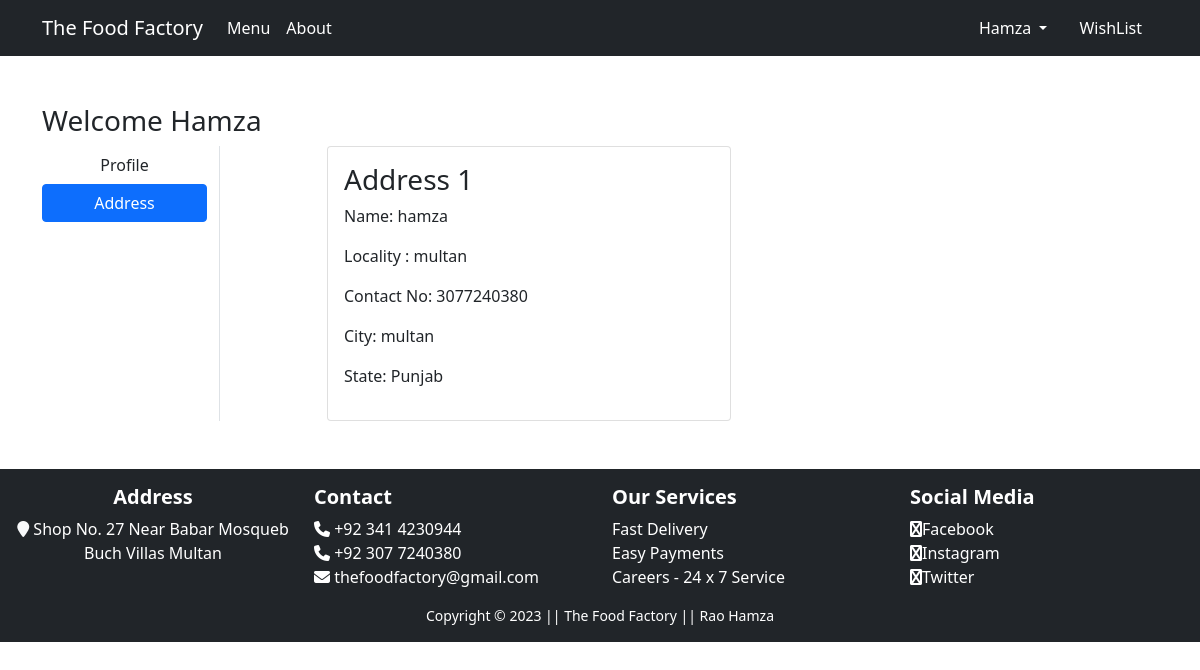
The page /address/ (signed in) on the database its author committed.
### app/models.py (models this page shows, shortened)
class Customer(models.Model):
    user = models.ForeignKey(User, on_delete=models.CASCADE)
    name = models.CharField(max_length=250)
    locality = models.CharField(max_length=50)
    city = models.CharField(max_length=50)
    contact_no = models.IntegerField()
    state = models.CharField(choices=STATE_CHOICES, max_length=20)

### app/views.py (the view)
# urls.py: path('address/', views.address, name='address'),
@login_required
def address(request):
 User = request.user
 add = Customer.objects.filter(user=User)
 return render(request, 'app/address.html', {'active': 'btn-primary', 'add':add})

### app/templates/app/address.html (shortened to what this page needs)
{% extends 'app/base.html' %}
{% load static %}
{% block main-content %}
<div class="container my-5">
 <div class="row">
 <h3>Welcome <span class='text-capitalize'>{{ request.user }}</span></h3>
  <div class="col-sm-2 border-end">
   <ul class="list-unstyled">
    <li class="d-grid"><a href="{% url 'profile' %}" class="btn ">Profile</a></li>
    <li class="d-grid"><a href="{% url 'address' %}" class="btn {{active}}">Address</a></li>
   </ul>
  </div>
  <div class="col-sm-9 offset-sm-1">
    {% for ad in add %}
   <div class="row">
    <div class="col-sm-6">
     <div class="card">
      <div class="card-body">
       <h3>Address 1</h3>
       <p>Name: {{ ad.name }}</p>
       <p>Locality : {{ ad.locality }}</p>
       <p>Contact No: {{ ad.contact_no }}</p>
       <p>City: {{ ad.city }}</p>
       <p>State: {{ ad.state}}</p>
      </div>
     </div>
    </div>
    {% endfor %}
   </div>
  </div>
 </div>
</div>
{% endblock main-content %}

### app/templates/app/base.html (shortened to what this page needs)
<!doctype html>
{% load static %}
<html lang="en">
<head>
  <link href="https://cdn.jsdelivr.net/npm/bootstrap@5.0.0-beta1/dist/css/bootstrap.min.css" rel="stylesheet"
>
  <link rel="stylesheet" href="https://cdnjs.cloudflare.com/ajax/libs/ionicons/2.0.1/css/ionicons.min.css">
  <link rel="stylesheet" href="https://cdnjs.cloudflare.com/ajax/libs/font-awesome/6.1.1/css/all.min.css"
 />
  <link rel="stylesheet" href="{% static 'app/css/all.min.css' %}">
  <link rel="stylesheet" href="{% static 'app/css/style.css' %}">
</head>
<body>
  <nav class="navbar navbar-expand-lg navbar-dark bg-dark">
    <div class="container">
      <a class="navbar-brand" href="/">
        The Food Factory
      </a>
      <div class="collapse navbar-collapse" id="navbarSupportedContent">
        <ul class="navbar-nav me-auto mb-2 mb-lg-0">
          <li><a class="nav-link text-white" href="{% url 'products' %}">Menu</a></li>
          <li><a class="nav-link text-white" href="{% url 'about' %}">About</a></li>
        </ul>
        <div>
          <ul class="navbar-nav me-auto mb-2 mb-lg-0">
            {% if request.user.is_authenticated %}
            <li class="nav-item dropdown mx-2">
              <a class="nav-link dropdown-toggle text-white" href="#" id="profileDropdown" role="button"
                data-bs-toggle="dropdown" aria-expanded="false">
                {{ request.user |capfirst }}
              </a>
            </li>
            <li class="nav-item mx-2">
              <a href="{% url 'showcart' %}" class="nav-link text-white"> WishList
              </a>
            </li>
            {% endif %}
          </ul>
        </div>
      </div>
    </div>
  </nav>
  {% block main-content %} {% endblock main-content %}
  <footer>
    <div class="row justify-content-center text-white bg-dark p-3 mb-0  row-2 ">
      <div class="col-12">
        <div class="row row-2">
          <div class="col-sm-3 text-md-center">
            <h5><span></span><b> Address</b></h5>
            <span><i class="fa fa-map-marker text-light" aria-hidden="true"></i></span> Shop No. 27 Near Babar Mosqueb
            Buch Villas Multan
          </div>
          <div class="col-sm-3 my-sm-0 mt-5">
            <ul class="list-unstyled">
              <h5><span></span><b>Contact</b></h5>
              <li class="mt-0"><i class="fa fa-phone"></i> +92 341 4230944</li>
              <li><i class="fa fa-phone"></i> +92 307 7240380</li>
              <li><i class="fa fa-envelope"></i> thefoodfactory@gmail.com</li>
            </ul>
          </div>
          <div class="col-sm-3 my-sm-0 mt-5">
            <ul class="list-unstyled">
              <h5><span></span><b>Our Services</b></h5>
              <li class="mt-0">Fast Delivery</li>
              <li>Easy Payments</li>
              <li>Careers - <span class="Careers">24 x 7 Service</span></li>
            </ul>
          </div>
          <div class="col-sm-3 my-sm-0 mt-5">
            <ul class="list-unstyled">
              <h5><span></span><b>Social Media</b></h5>
              <li><i class="fa fa-facebook"></i>Facebook</li>
              <li><i class="fa fa-instagram"></i>Instagram</li>
              <li><i class="fa fa-twitter"></i>Twitter</li>
            </ul>
          </div>
          <small class="text-white text-center">Copyright &copy; 2023 || The Food Factory || Rao Hamza </small>
        </div>
      </div>
    </div>
  </footer>
</body>
</html>

### rows shown on the page
Customer: name "hamza", locality "multan", contact_no "3077240380", city "multan", state "Punjab"

### other values the page prints
{{ request.user |capfirst }} "Hamza"
{{ request.user }} "Hamza"
